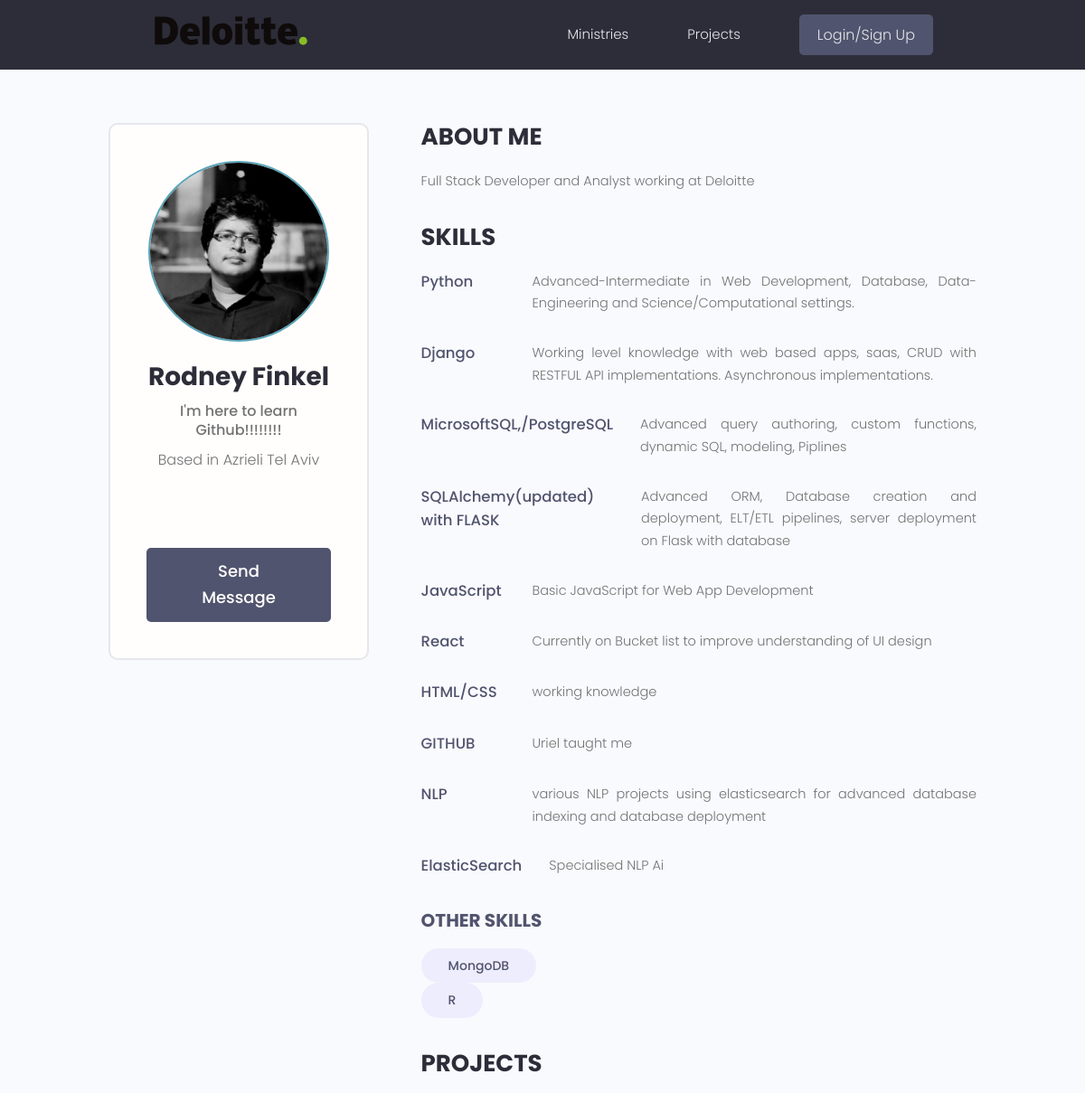
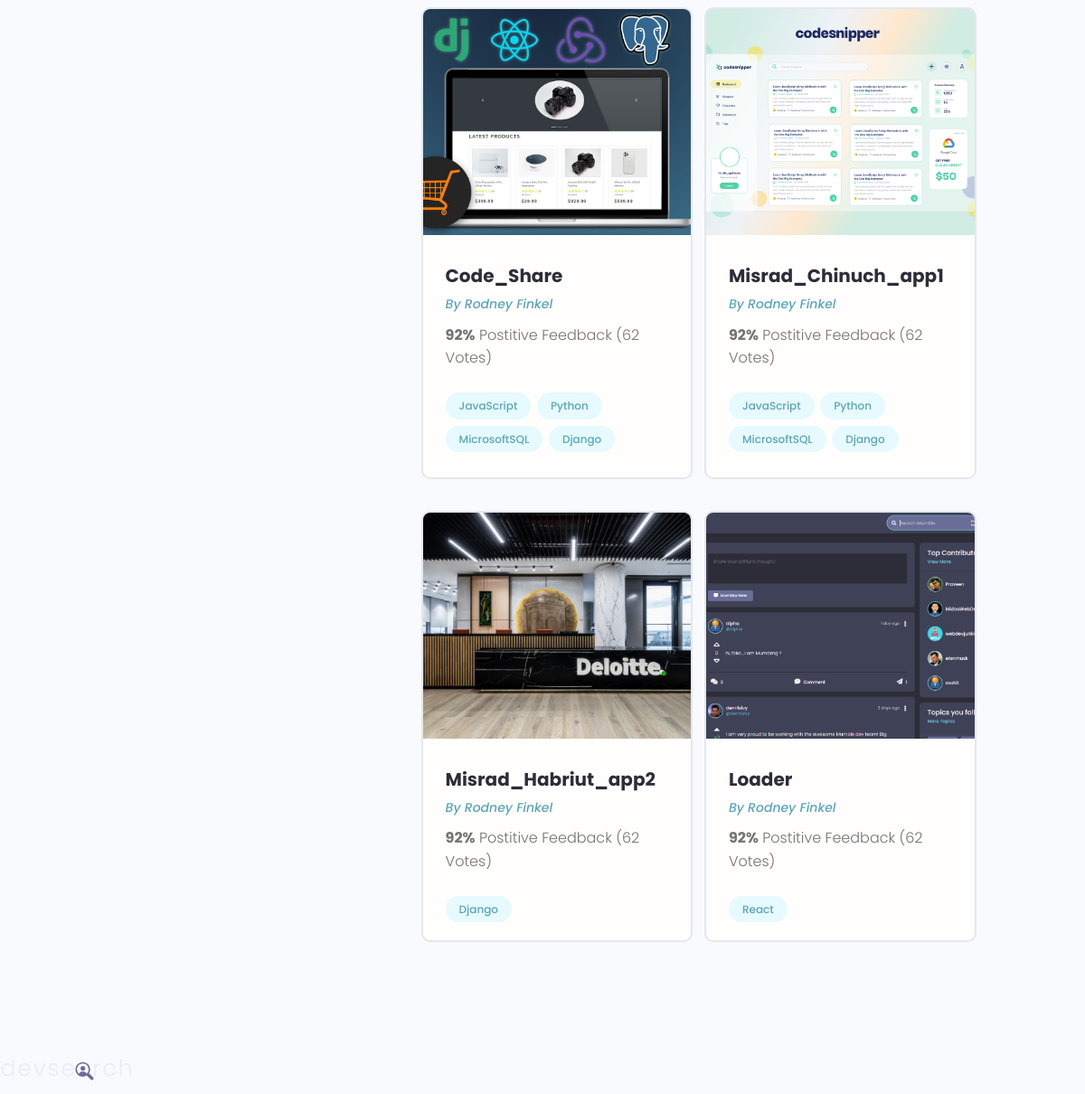
Screenshot of /profile/fe22ebb0-c2df-418c-a652-4c41bae6836e/ with the database file from the repository (2 pictures, top to bottom).
### users/models.py (models this page shows, shortened)
class Profile(models.Model):
    user = models.OneToOneField(User, on_delete=models.CASCADE, null=True, blank=True)
    name = models.CharField(max_length=200, null=True, blank=True)
    username = models.CharField(max_length=200, null=True, blank=True)
    location = models.CharField(max_length=200, null=True, blank=True)
    email = models.EmailField(max_length=500, null=True, blank=True)
    short_intro = models.CharField(max_length=200, null=True, blank=True)
    bio = models.TextField(null=True, blank=True)
    profile_image = models.ImageField(null=True, blank=True, upload_to='profiles/',
        default='profiles/user-default2.jpg')
    social_github = models.CharField(max_length=200, null=True, blank=True)
    social_twitter = models.CharField(max_length=200, null=True, blank=True)
    social_linkedin = models.CharField(max_length=200, null=True, blank=True)
    social_youtube = models.CharField(max_length=200, null=True, blank=True)
    social_website = models.CharField(max_length=200, null=True, blank=True)
    created = models.DateTimeField(auto_now_add=True)
    id = models.UUIDField(default=uuid.uuid4, unique=True, primary_key=True, editable=False)

class Skill(models.Model):
    owner = models.ForeignKey(Profile, on_delete=models.CASCADE, null=True, blank=True)
    name = models.CharField(max_length=200, null=True, blank=True)
    description = models.TextField(null=True, blank=True)
    created = models.DateTimeField(auto_now_add=True)
    id = models.UUIDField(default=uuid.uuid4, unique=True, primary_key=True, editable=False)
    def __str__(self):
        return str(self.name)

### saas_app/models.py (models this page shows, shortened)
class Project(models.Model):
    owner = models.ForeignKey(Profile, null=True, blank=True, on_delete=models.SET_NULL)
    title = models.CharField(max_length=200)
    description = models.TextField(null=True, blank=True)
    featured_image = models.ImageField(null=True, blank=True, default="default.jpg")
    demo_link = models.CharField(max_length=2000, null=True, blank=True)
    source_link = models.CharField(max_length=2000, null=True, blank=True)
    tags = models.ManyToManyField('Tag', blank=True)
    vote_total = models.IntegerField(default=0, null=True, blank=True)
    vote_ratio = models.IntegerField(default=0, null=True, blank=True)
    created = models.DateTimeField(auto_now_add=True)
    id = models.UUIDField(default=uuid.uuid4, unique=True, primary_key=True, editable=False)

class Tag(models.Model):
    name = models.CharField(max_length=200)
    created = models.DateTimeField(auto_now_add=True)
    id = models.UUIDField(default=uuid.uuid4, unique=True, primary_key=True, editable=False)
    def __str__(self):
        return self.name

### users/views.py (the view)
# urls.py: path('profile/<str:pk>/', views.userProfile, name='user-profile'),
def userProfile(request, pk):
    profile = Profile.objects.get(id=pk)
    topSkills = profile.skill_set.exclude(description__exact='')
    otherSkills = profile.skill_set.filter(description='')
    context = {'profile': profile, 'topSkills': topSkills, 'otherSkills': otherSkills}
    return render(request, 'users/user-profile.html', context)

### users/templates/users/user-profile.html (shortened to what this page needs)
{% extends 'main.html' %}
{% block content %}
<main class="profile my-md">
    <div class="container">
      <div class="layout">
        <div class="column column--1of3">
          <div class="card text-center">
            <div class="card__body dev">
              <img class="avatar avatar--xl" src="{{profile.profile_image.url}}" />
              <h2 class="dev__name">{{profile.name}}</h2>
              <p class="dev__title">{{profile.short_intro}}</p>
              <p class="dev__location">Based in {{profile.location}}</p>
              <ul class="dev__social">
              </ul>
              {% if request.user.profile.id != profile.id %}
              <a href="{% url 'create-message' profile.id %}" class="btn btn--sub btn--lg">Send Message </a>
              {% endif %}
            </div>
          </div>
        </div>
        <div class="column column--2of3">
          <div class="devInfo">
            <h3 class="devInfo__title">About Me</h3>
            <p class="devInfo__about">
              {{profile.bio}}
              <br />
            </p>
          </div>
          <div class="devInfo">
            <h3 class="devInfo__title">Skills</h3>
            <div class="devInfo__skills">
              {% for skill in topSkills %}
              <div class="devSkill">
                <h4 class="devSkill__title">{{skill.name}}</h4>
                <p class="devSkill__info">
                  {{skill.description}}
                </p>
              </div>
              {% endfor %}
              <h3 class="devInfo__subtitle">Other Skills</h3>
              {% for skill in otherSkills %}
              <div class="devInfo__otherSkills">
                <span class="tag tag--pill tag--sub tag--lg">
                  <small>{{skill}}</small>
                </span>
              </div>
              {% endfor %}
            </div>
          </div>
          <div class="devInfo">
            <h3 class="devInfo__title">Projects</h3>
            <div class="grid grid--two">
              {% for project in profile.project_set.all %}
              <div class="column">
                <div class="card project">
                  <a href="{% url 'single_saas_app' project.id %}" class="project">
                    <img class="project__thumbnail" src="{{project.featured_image.url}}" alt="project thumbnail" />
                    <div class="card__body">
                      <h3 class="project__title">{{project.title}}</h3>
                      <p><a class="project__author" href="{% url 'user-profile' project.owner.id %}">By {{project.owner.name}}</a></p>
                      <p class="project--rating">
                        <span style="font-weight: bold;">92%</span> Postitive
                        Feedback (62 Votes)
                      </p>
                      <div class="project__tags">
                        {% for tag in project.tags.all %}
                        <span class="tag tag--pill tag--main">
                          <small>{{tag}}</small>
                        </span>
                        {% endfor %}
                      </div>
                    </div>
                  </a>
                </div>
              </div>
              {% endfor %}
            </div>
          </div>
        </div>
      </div>
    </div>
  </main>
{% endblock content %}

### static/styles/app.css (style rules this page uses)
:root { --color-sub: #2d2d39; }
.btn--sub { background-color: var(--color-sub-light); }
.card { border: 2px solid var(--color-light); }
img { width: 100%; }
.profile .card > .dev { padding: 4rem; }
.dev__name { color: var(--color-sub); font-size: 2.8rem; font-weight: 700; margin-top: 1rem; margin-bottom: 0.5rem; }
.dev__title { font-size: 1.6rem; font-weight: 500; line-height: 1.3; }
.dev__location { margin-top: 1rem; }
.dev__social { margin: 3rem 0; list-style: none; display: flex; justify-content: center; gap: 1.5rem; }
.devInfo { margin-bottom: 3rem; }
.devInfo__title, .devInfo__subtitle { font-size: 2.6rem; color: var(--color-sub); text-transform: uppercase; font-weight: 700; margin-bottom: 1.5rem; }
.devInfo__subtitle { font-size: 2rem; color: var(--color-sub-light); }
.devInfo__about, .devSkill__info { font-size: 1.45rem; line-height: 1.7; text-align: justify; }
.devSkill { margin-bottom: 3rem; }
.devSkill__title { font-size: 1.65rem; font-weight: 500; color: var(--color-sub-light); }
@media screen and (min-width: 700px) { .devSkill { display: flex; justify-content: space-between; gap: 3rem; } }
@media screen and (min-width: 700px) { .devSkill__info { flex-basis: 80%; } }
.project__author { font-size: 1.4rem; font-style: italic; }
.project--rating { margin-bottom: 1.6em; margin-top: .5em; }
.project__thumbnail { height: 25rem; object-fit: cover; object-position: top center; }
.project__title { font-size: 2rem; font-weight: 700; color: var(--color-sub); }

### static/uikit/styles/modules/_variables.css (style rules this page uses)
:root { --color-main: #5aa5b9; --color-main-light: #e6faff; --color-sub: #3f4156; --color-sub-light: #51546e; --color-sub-lighter: #ededfd; --color-text: #737373; --color-gray: #8b8b8b; --color-light: #e5e7eb; --color-light-gray: #767676; --color-bg: #f8fafd; --color-white: #fffefd; --color-white-light: #f3f3f3; --color-success: #359e64; --color-success-bg: #def8e8; --color-error: #fc4b0b; --color-error-bg: #fff2ee; --font-base: 'Poppins', arial, helvetica, 'Segoe UI', roboto, ubuntu, sans-serif; --font-monospace: 'Fira Code', 'Courier New', courier, monospace; --font-regular: 300; --font-medium: 500; --font-bold: 700; --generic-shadow: 1px 1px 5px #00000010; --generic-transition: all 0.3s ease-in-out; }

### static/uikit/styles/modules/_base.css (style rules this page uses)
* { margin: 0; padding: 0; box-sizing: border-box; text-rendering: optimizeLegibility; color: inherit; font-size: inherit; }
html { font-size: 50%; }
@media only screen and (min-width: 480px) { html { font-size: 56.25%; } }
@media only screen and (min-width: 1200px) { html { font-size: 62.5%; } }
body { line-height: 1.6; font-weight: 400; font-size: 1.5rem; color: var(--color-text); background-color: var(--color-bg); min-height: 100vh; }

### static/uikit/styles/modules/_typography.css (style rules this page uses)
* { font-family: var(--font-base); }
h2 { font-size: 3.6rem; font-weight: var(--font-bold); }
h3 { font-size: 3.2rem; font-weight: var(--font-medium); }
h4 { font-size: 2.8rem; font-weight: var(--font-medium); }
p, span, strong { font-size: 1.6rem; color: var(--color-text); font-weight: var(--font-regular); }
a { padding-bottom: 2px; text-decoration: none; display: inline-block; color: var(--color-main); font-weight: var(--font-medium); }

### static/uikit/styles/modules/_utilities.css (style rules this page uses)
.container { width: 92%; max-width: 165rem; margin: 0 auto; box-sizing: border-box; }
@media screen and (min-width: 1000px) { .container { width: 90%; } }
@media screen and (min-width: 1200px) { .container { width: 80%; } }
.text-center { text-align: center; }
.my-md { margin: 3rem auto; }

### static/uikit/styles/modules/_avatar.css (style rules this page uses)
.avatar { border-radius: 50%; border: 2px solid var(--color-main); object-fit: cover; }
.avatar--xl { height: 20rem; width: 20rem; }

### static/uikit/styles/modules/_button.css (style rules this page uses)
.btn { display: inline-block; position: relative; cursor: pointer; background-color: var(--color-light); font-weight: var(--font-medium); color: var(--color-sub); text-decoration: none; padding: 1rem 2rem; border-radius: 0.5rem; border: none; width: -webkit-fit-content; width: -moz-fit-content; width: fit-content; height: -webkit-fit-content; height: -moz-fit-content; height: fit-content; font-size: 1.6rem; outline-width: 0; outline-color: transparent; -webkit-backface-visibility: hidden; backface-visibility: hidden; transition: all 0.3s ease-in-out; }
.btn--sub { background-color: var(--color-sub); color: var(--color-white); }
.btn--lg { font-size: 1.8rem; padding: 1.2rem 4.5rem; }

### static/uikit/styles/modules/_card.css (style rules this page uses)
.card { border-radius: 1rem; background-color: var(--color-white); border: 1.5px solid var(--color-light); width: auto; height: auto; margin-top: 0.5rem; margin-bottom: 0.5rem; overflow: hidden; }
.card__body, .card__header { padding: 2rem 2.5rem; }

### rows the page displays
Profile: profile_image (picture), name "Rodney Finkel", short_intro "I'm here to learn Github!!!!!!!!", location "Azrieli Tel Aviv", bio "Full Stack Developer and Analyst working at Deloitte"
Skill: name "Python", description "Advanced-Intermediate in Web Development, Database, Data-Engineering and Science/Computational settings."
Skill: name "Django", description "Working level knowledge with web based apps, saas, CRUD with RESTFUL API implementations. Asynchronous implementations."
Skill: name "MicrosoftSQL,/PostgreSQL", description "Advanced query authoring, custom functions, dynamic SQL, modeling, Piplines"
Skill: name "SQLAlchemy(updated) with FLASK", description "Advanced ORM, Database creation and deployment, ELT/ETL pipelines, server deployment on Flask with database"
Skill: name "JavaScript", description "Basic JavaScript for Web App Development"
Skill: name "React", description "Currently on Bucket list to improve understanding of UI design"
Skill: name "HTML/CSS", description "working knowledge"
Skill: name "GITHUB", description "Uriel taught me"
Skill: name "NLP", description "various NLP projects using elasticsearch for advanced database indexing and database deployment"
Skill: name "ElasticSearch", description "Specialised NLP Ai"
Skill: name "MongoDB"
Skill: name "R"
Project: featured_image (picture), title "Code_Share", owner.name "Rodney Finkel"
Tag: name "JavaScript"
Tag: name "Python"
Tag: name "MicrosoftSQL"
Tag: name "Django"
Project: featured_image (picture), title "Misrad_Chinuch_app1", owner.name "Rodney Finkel"
Project: featured_image (picture), title "Misrad_Habriut_app2", owner.name "Rodney Finkel"
Project: featured_image (picture), title "Loader", owner.name "Rodney Finkel"
Tag: name "React"
